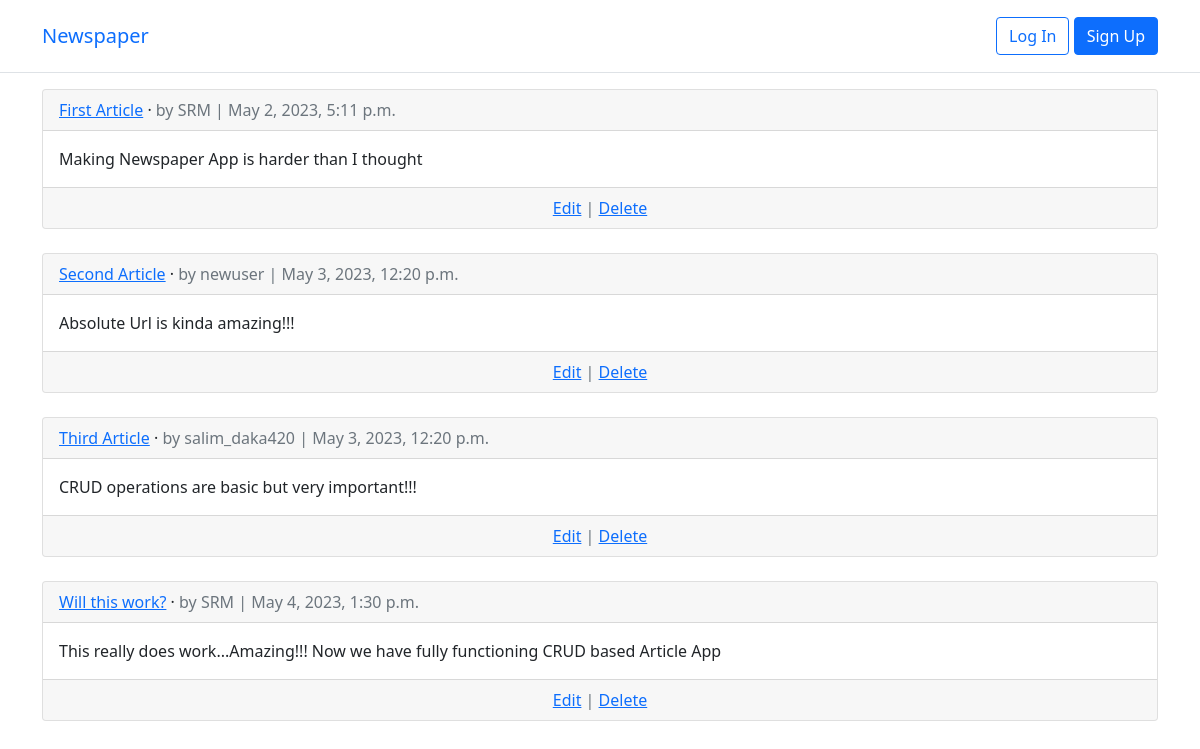
/articles/, run on an earlier commit of the app's database.
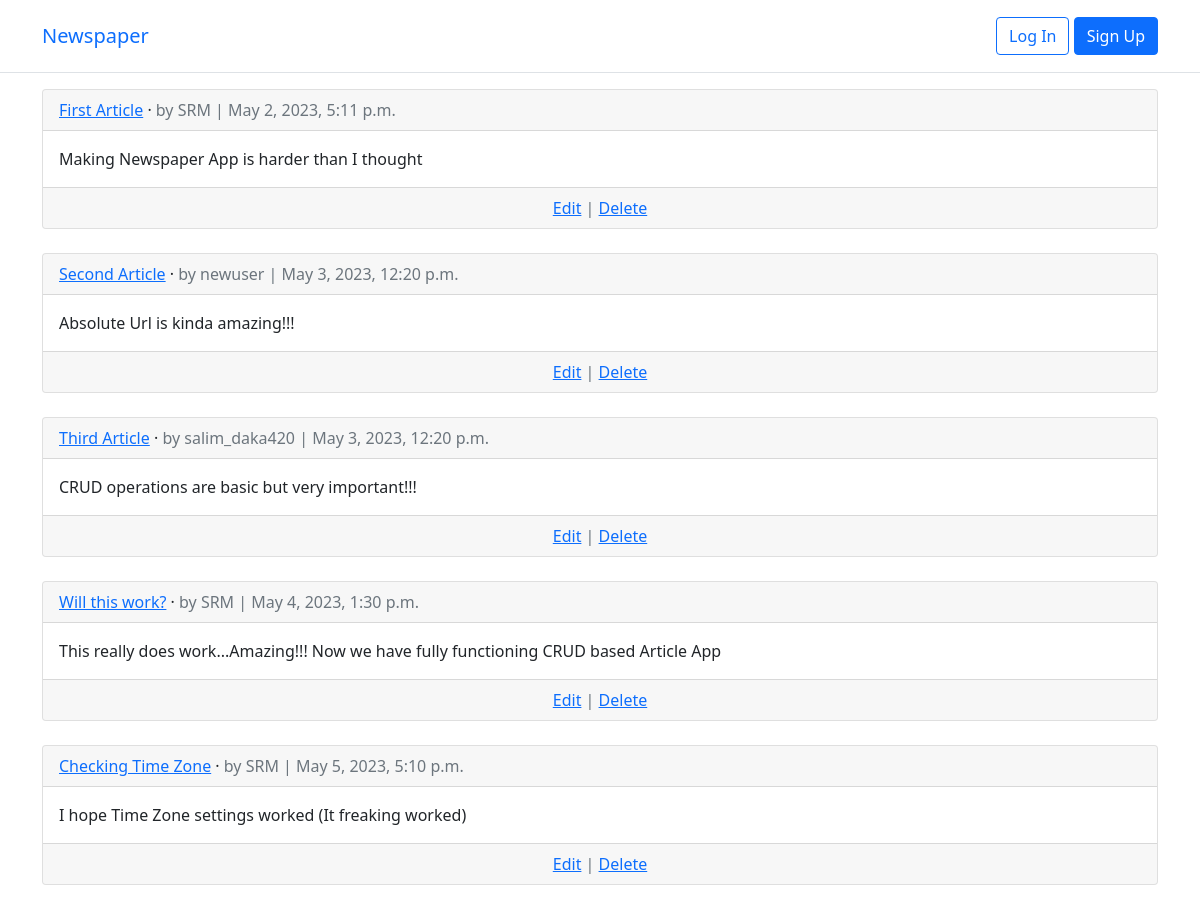
And on a later commit of the database.
### articles/models.py (models this page shows, shortened)
class Article(models.Model):
    title = models.CharField(max_length=255)
    body = models.TextField()
    date = models.DateTimeField(auto_now_add=True)
    author = models.ForeignKey(
        settings.AUTH_USER_MODEL,
        on_delete=models.CASCADE,
    )
    def get_absolute_url(self):
        return reverse("article_detail", kwargs={"pk": self.pk})

### accounts/models.py (models this page shows)
class CustomUser(AbstractUser):
    age = models.PositiveIntegerField(null=True, blank=True)

### articles/views.py (the view)
# urls.py: path('', ArticleListView.as_view(), name="article_list"),
class ArticleListView(ListView):
    model = Article
    template_name = "article_list.html"

### templates/article_list.html (shortened to what this page needs)
{% extends "base.html" %}
{% block content %}
{% for article in article_list %}
<div class="card">
  <div class="card-header">
    <span class="font-weight-bold">
      <a href="{{ article.get_absolute_url }}">{{ article.title }}</a>
    </span> &middot;
    <span class="text-muted">by {{ article.author }} | {{ article.date }}</span>
  </div>
  <div class="card-body">{{ article.body }}</div>
  <div class="card-footer text-center text-muted">
    <a href="{% url 'article_edit' article.pk %}">Edit</a>
    | <a href="{% url 'article_delete' article.pk %}">Delete</a>
  </div>
</div>
<br />
{% endfor %}
{% endblock content %}

### templates/base.html (shortened to what this page needs)
<!DOCTYPE html>
<html>
  <head>
    <link href="https://cdn.jsdelivr.net/npm/bootstrap@5.1.3/dist/css/bootstrap.min.css" rel="stylesheet"
 />
  </head>
  <body>
    <header class="p-3 mb-3 border-bottom">
      <div class="container">
        <div class="d-flex flex-wrap align-items-center justify-content-center justify-content-lg-start">
          <a class="navbar-brand" href="{% url 'home' %}">Newspaper</a>
            {% if user.is_authenticated %}
            <li>
              <a href="{% url 'article_create' %}" class="nav-link px-2 link-dark">+ New</a>
            </li>
          </ul>
          <div class="dropdown text-end">
            <a href="#" class="d-block link-dark text-decoration-none dropdown-toggle" id="dropdownUser1"
              data-bs-toggle="dropdown" aria-expanded="false">
              {{ user.username }}
            </a>
            <ul class="dropdown-menu text-small" aria-labelledby="dropdownUser1">
              <li>
                <a class="dropdown-item" href="{% url 'password_change'%}">
                  Change password</a>
              </li>
              <li>
                <a class="dropdown-item" href="{% url 'logout' %}">Log Out</a>
              </li>
            </ul>
          </div>
          {% else %}
          <div class="text-end">
            <a href="{% url 'login' %}" class="btn btn-outline-primary">
              Log In</a>
            <a href="{% url 'signup' %}" class="btn btn-primary">Sign Up</a>
          </div>
          {% endif %}
        </div>
        </div>
    </header>
    <main>
      <div class="container">
        {% block content %} {% endblock content %}
      </div>
    </main>
  </body>
</html>

What changed in the data, as far as the page shows it:
added Article: title "Checking Time Zone", author "SRM", date "May 5, 2023, 5:10 p.m.", body "I hope Time Zone settings worked (It freaking worked)"
